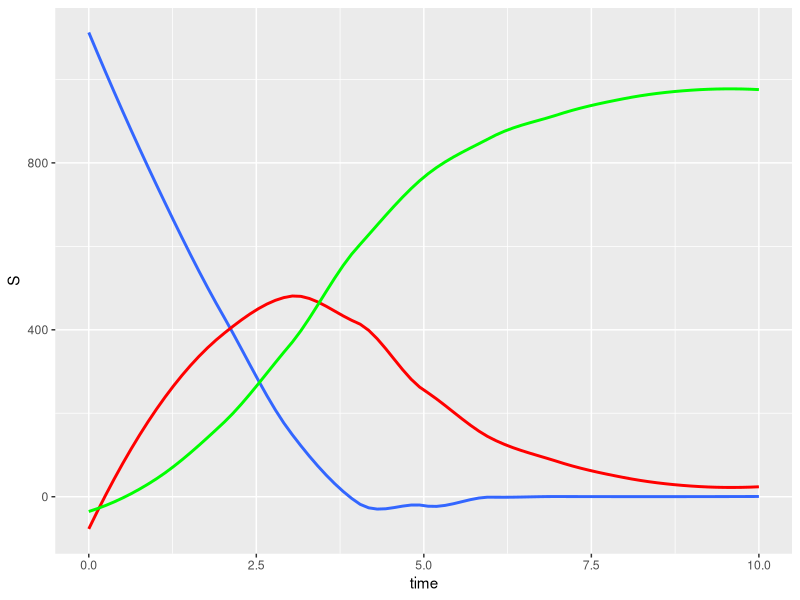
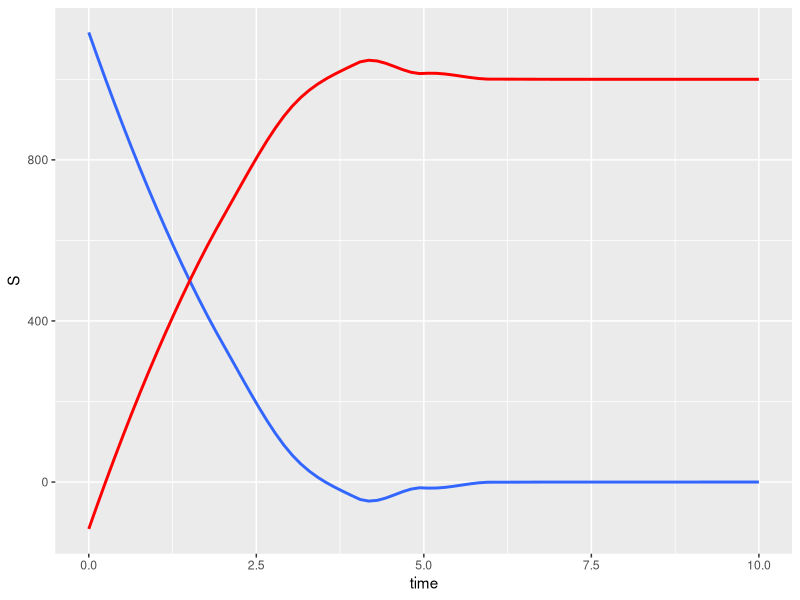

Reproduce these figures in R, in order.
install.packages("deSolve")
library(deSolve)
library(ggplot2)
# SIR model 
model_1 <- function(beta, gamma, S0, I0, R0, times) {
  #' Sim of SI (Susceptible and Infectious) infectious disease (ID) transmission model
  #' 
  #' @description Sim of SI with:
  #'    Susceptible (S),Infectious (I) and Recoverd (R).
  #'    
  #'  The model using this function on the Shiny app has default time in days, but units can be modified.
  #' Infected individuals recover and are  removed in this model. 
  #'    
  #' @param S : susceptible individuals : numeric
  #' @param I : infectious individuals : numeric
  #' @param R : recovered individuals : numeric  
  #' @param beta : rate of infection : numeric
  #' @param gamma : rate of infection : numeric
  #' @param tfinal : sim time (days) : numeric
  #' @usage si_model(S, I, beta, tfinal)
  #' @return The function returns the sim results taken from call
  #'   to deSolve app ordinary differential equation solver.
  #' @details A compartmental ID model with three compartments
  #'   simulated as a set of ODEs. This returns the output from odesolver as matrix,
  #'   with one column for each compartment. The content of the first column is time.
  #' @section Warning: 
  #'   This function does not check for errors. illogical parameters return "error"
  #' @export
  
  # calculation of differentiation equation
  
  # calculation of differentiation equation
  equation_1 <- function(time, variables, parameters) {
    with(as.list(c(variables, parameters)), {
      dS <- -beta * I * S
      dI <-  beta * I * S - gamma * I
      dR <-  gamma * I
      return(list(c(dS, dI, dR)))
    })
  }
  
  #values initial for parameters :
  par_val <- c(beta  = beta, gamma = gamma)
  
  # starting values of variables:
  start_values <- c(S = S0, I = I0, R = R0)
  
  # calculating the equation
  df1 <- as.data.frame(ode( start_values, times,  equation_1,  par_val))
  
  # returning the output:
  return(df1)
}
# generating the data 
df1 <- model_1 (beta = 0.004, gamma = 0.5, S0 = 999, I0 = 1, R0 = 0, times = seq(0, 10))
# plotting the data
SIRgraph<-ggplot(df1)+ geom_smooth(aes(time, S),method="auto", se=FALSE, fullrange=FALSE, level=0.95)+
  geom_smooth(aes(time, I),method="auto", se=FALSE, color="red", fullrange=FALSE, level=0.95) +
  geom_smooth(aes(time, R),method="auto", se=FALSE, color="green", fullrange=FALSE, level=0.95)
SIRgraph
# SI
model_2 <- function(beta, S0, I0, times) {
  #' Sim of SI (Susceptible and Infectious) infectious disease (ID) transmission model
  #' 
  #' @description Sim of SI with:
  #'    Susceptible (S) and Infectious (I).
  #'    
  #'  The model using this function on the Shiny app has default time in days, but units can be modified.
  #' Infected individuals do not recover and are not removed in this model. 
  #'    
  #' @param S : susceptible individuals : numeric
  #' @param I : infectious individuals : numeric
  #' @param beta : rate of infection : numeric
  #' @param tfinal : sim time (days) : numeric
  #' @usage si_model(S, I, beta, tfinal)
  #' @return The function returns the sim results taken from call
  #'   to deSolve app ordinary differential equation solver.
  #' @details A compartmental ID model with three compartments
  #'   simulated as a set of ODEs. This returns the output from odesolver as matrix,
  #'   with one column for each compartment. The content of the first column is time.
  #' @section Warning: 
  #'   This function does not check for errors. illogical parameters return "error"
  #' @export
  
  # calculation of differentiation equation
  equation_2 <- function(time, variables, parameters) {
    with(as.list(c(variables, parameters)), {
      dS <- - beta*S*I
      dI <- beta*S*I
      return(list(c(dS, dI)))
    })
  }
  
  #values initial for parameters :
  par_val2 <- c(beta  = beta)
  
  # starting values of variables:
  start_values <- c(S = S0, I = I0)
  
  # calculating the equation
  df2 <- as.data.frame(ode( start_values, times,  equation_2,  par_val2))
  
  # returning the output:
  return(df2)
}
# generating data
df2 <- model_2(beta = 0.004, S0 = 999, I0 = 1, times = seq(0, 10))
# ploting a graph
SIgraph<-ggplot(df2)+ geom_smooth(aes(time, S),method="auto", se=FALSE, fullrange=FALSE, level=0.95)+
  geom_smooth(aes(time, I),method="auto", se=FALSE, color="red", fullrange=FALSE, level=0.95)
SIgraph
